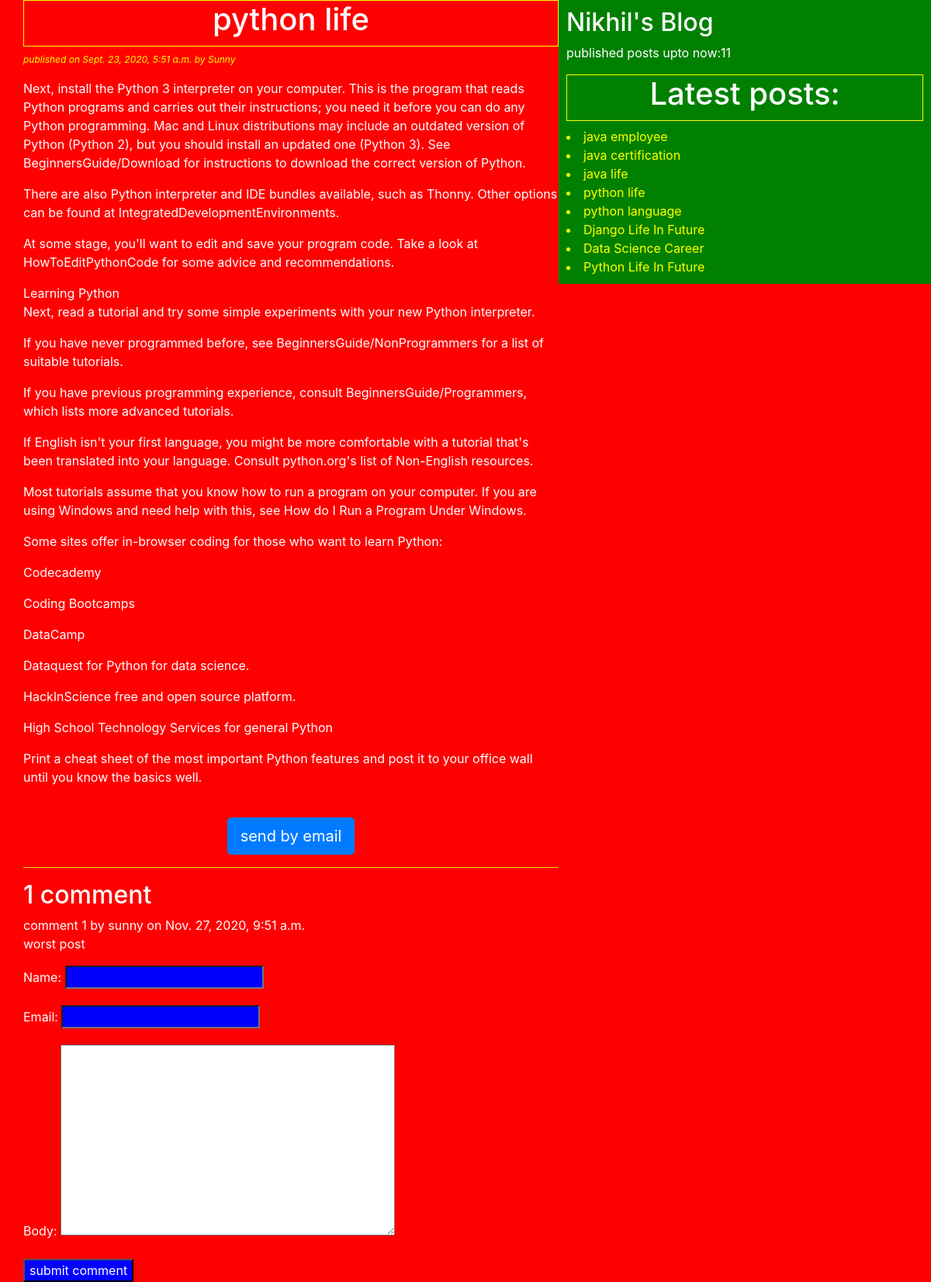
The page /tt/2020/09/23/python-life on the database its author committed.
### blog/models.py (models this page shows, shortened)
class Post(models.Model):
    STATUS_CHOICES=(('draft','Draft'),('published','Published'))
    title=models.CharField(max_length=256)
    slug=models.SlugField(max_length=234,unique=True)
    author=models.ForeignKey(User,related_name='blog_posts',on_delete=models.CASCADE)
    body=models.TextField()
    publish=models.DateTimeField(default=timezone.now)#system time
    created=models.DateTimeField(auto_now_add=True)#post object created time
    updated=models.DateTimeField(auto_now=True)#save method called time(we call save method to update an object)
    status=models.CharField(max_length=11,choices=STATUS_CHOICES,default='draft')
    objects=CustomManager()
    tags=TaggableManager()#Post.tags.all()
    class Meta:
        ordering=('-publish',)
    def get_absolute_url(self):
        return reverse('post_detail',args=[self.publish.year,self.publish.strftime('%m'),self.publish.strftime('%d'),self.slug])

class Comment(models.Model):
    post=models.ForeignKey(Post,related_name='comments',on_delete=models.CASCADE)
    name=models.CharField(max_length=300)
    email=models.EmailField()
    body=models.TextField()
    created=models.DateTimeField(auto_now_add=True)#post object created time
    updated=models.DateTimeField(auto_now=True)
    active=models.BooleanField(default=True)
    class Meta:
        ordering=('-created',)

### blog/views.py (the view)
# urls.py: path('tt/<int:year>/<int:month>/<int:day>/<str:post>',views.post_detail_view,name='post_detail' ),
def post_detail_view(request,year,month,day,post):
    post=get_object_or_404(Post,slug=post,status='published',publish__year=year,publish__month=month,publish__day=day)
    comments=post.comments.filter(active=True)
    print('type of comments is')
    print(type(comments))
    csubmit=False
    if request.method=='POST':
        form=CommentForm(request.POST)
        if form.is_valid():
            new_comment=form.save(commit=False)
            new_comment.post=post
            new_comment.save()
            csubmit=True
    else:
        form=CommentForm()
    return render(request,'blog/post_detail.html',{'post':post,'form':form,'csubmit':csubmit,'comments':comments})

### blog/forms.py
class CommentForm(forms.ModelForm):
    class Meta:
        model=Comment
        fields=['name','email','body']

### blog/models.py (called while the page is built)
    def get_queryset(self):
        return super().get_queryset()#.filter(status='published')

### blog/templatetags/blog_tags.py (called while the page is built)
@register.simple_tag
def total_posts():
    return Post.objects.count()

@register.inclusion_tag('blog/latestposts123.html')
def show_latest_posts():
    latest_posts=Post.objects.order_by('-publish')[:8]
    return {'latest_posts':latest_posts}

### templates/blog/post_detail.html (shortened to what this page needs)
<!DOCTYPE html>
{% extends 'blog/base.html'%}
{%block content%}
<h1>{{post.title}}</h1>
<p id='date'>published on {{post.publish}} by {{post.author|title}}</p>
{{post.body|linebreaks}}<br>
<div class="container" align='center'>
<a class="btn btn-primary btn-lg" target="_blank" href="/t/{{post.id}}">send by email</a>
</div>
<hr class="hr">
{% with comments.count as comments_count%}
<h2>{{comments_count}} comment{{comments_count|pluralize}}</h2>
{% endwith%}
{% if comments %}
{% for comment in comments %}
comment {{forloop.counter}} by {{comment.name}} on {{comment.created}}
<div class="">
  {{comment.body|linebreaks}}
</div>
{%endfor%}
{%else%}
<p>no comments yet</p>
{%endif%}
{% if csubmit %}
<h2>your comment submitted</h2>
{%else%}
<form  method="post">
  {{form.as_p}}
  <input type="submit" name="" value="submit comment">
</form>
{%endif%}
{%endblock%}

### templates/blog/latestposts123.html
{% for post in latest_posts%}
<a href="{{post.get_absolute_url}}"> <li>{{post.title}}</li> </a>
{% endfor%}

### static/css/blog.css (style rules this page uses)
h1 { text-align: center; border: 1px solid yellow; padding-bottom: 10px; }
body { color: white; background: red; }
#date { color: yellow; font-size: 12px; font-style: italic; }
a { color: yellow; }
input { background: blue; color: white; }
.hr { background-color: yellow; }

### rows shown on the page
Post: title "python life", publish "Sept. 23, 2020, 5:51 a.m.", author "Sunny", body "Next, install the Python 3 interpreter on your computer. This is the program that reads Python programs and carries out their instructions; you need it before you can do any Python programming. Mac and Linux distributions may include an outdated version of Python (Python 2), but you should install an updated one (Python 3). See BeginnersGuide/Download for instructions to download the correct version of Python. There are also Python interpreter and IDE bundles available, such as Thonny. Other options can be found at IntegratedDevelopmentEnvironments. At some stage, you'll want to edit and save your program code. Take a look at HowToEditPythonCode for some advice and recommendations. Learning…"
Comment: name "sunny", created "Nov. 27, 2020, 9:51 a.m.", body "worst post"
Post: title "java employee"
Post: title "java certification"
Post: title "java life"
Post: title "python language"
Post: title "Django Life In Future"
Post: title "Data Science Career"
Post: title "Python Life In Future"

### other values the page prints
{{ comments_count }} "1"
